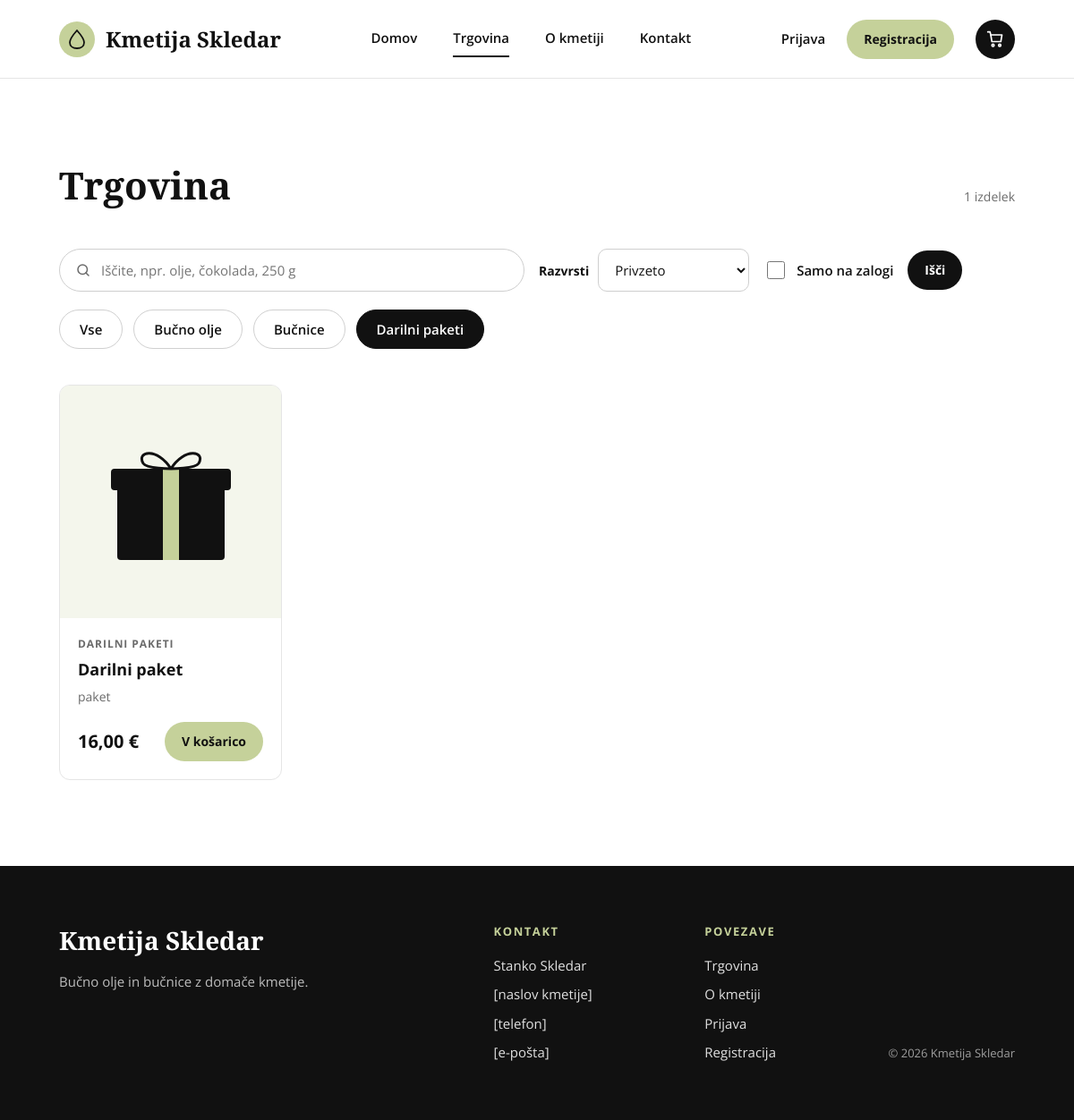
Page /trgovina.php?kategorija=3 on the committed database.
### tables this page shows
CREATE TABLE categories (
    id_category  INT AUTO_INCREMENT PRIMARY KEY,
    name         VARCHAR(50) NOT NULL,
    description  TEXT
);

CREATE TABLE products (
    id_product   INT AUTO_INCREMENT PRIMARY KEY,
    id_category  INT NOT NULL,
    name         VARCHAR(100) NOT NULL,
    description  TEXT,
    price        DECIMAL(8,2) NOT NULL CHECK (price >= 0),
    packaging    VARCHAR(30)  NOT NULL,           
    stock        INT NOT NULL DEFAULT 0 CHECK (stock >= 0),
    image        VARCHAR(255),                    
    active       TINYINT(1) NOT NULL DEFAULT 1,   
    featured     TINYINT(1) NOT NULL DEFAULT 0,   
    created_at   DATETIME NOT NULL DEFAULT CURRENT_TIMESTAMP,
    FOREIGN KEY (id_category) REFERENCES categories(id_category)
);

### includes/auth.php (called while the page is built, shortened)
<?php
function e($value): string
{
    return htmlspecialchars((string) $value, ENT_QUOTES, 'UTF-8');
}
function money($amount): string
{
    return number_format((float) $amount, 2, ',', '.') . ' €';
}
function plural(int $n, string $one, string $two, string $few, string $many): string
{
    $mod = $n % 100;
    $word = $mod === 1 ? $one : ($mod === 2 ? $two : ($mod === 3 || $mod === 4 ? $few : $many));
    return $n . ' ' . $word;
}
function url(string $path = ''): string
{
    return BASE . ltrim($path, '/');
}

### trgovina.php (the view, shortened to what this page needs)
<?php
require_once __DIR__ . '/includes/cart.php';
$q        = is_string($_GET['q'] ?? null) ? trim(mb_substr($_GET['q'], 0, 100)) : '';
$selected = (int) ($_GET['kategorija'] ?? 0);
$onStock  = isset($_GET['na-zalogi']);
$sorts = [
    'privzeto'  => ['Privzeto', 'p.id_category, p.price'],
    'cena-nar'  => ['Cena: od najnižje', 'p.price, p.name'],
    'cena-pad'  => ['Cena: od najvišje', 'p.price DESC, p.name'],
    'ime'       => ['Ime: A–Ž', 'p.name, p.price'],
    'najnovejse' => ['Najnovejše', 'p.created_at DESC, p.id_product DESC'],
];
$sort = is_string($_GET['razvrsti'] ?? null) && isset($sorts[$_GET['razvrsti']]) ? $_GET['razvrsti'] : 'privzeto';
$where  = ['p.active = 1'];
$params = [];
if ($selected) {
    $where[]  = 'p.id_category = ?';
    $params[] = $selected;
}
$stmt = $pdo->prepare(
    'SELECT p.id_product, p.id_category, p.name, p.packaging, p.price, p.stock, p.image, c.name AS category
     FROM products p JOIN categories c ON c.id_category = p.id_category
     WHERE ' . implode(' AND ', $where) . '
     ORDER BY ' . $sorts[$sort][1]
);
$stmt->execute($params);
$products = $stmt->fetchAll();
$categories = $pdo->query('SELECT id_category, name FROM categories ORDER BY id_category')->fetchAll();
function shop_url(array $change): string
{
    $params = array_filter(array_merge($_GET, $change), fn($v) => $v !== null && $v !== '' && $v !== 0);
    return url('trgovina.php' . ($params ? '?' . http_build_query($params) : ''));
}
require __DIR__ . '/includes/header.php';
?>
<main class="section">
    <div class="section-head">
        <h1>Trgovina</h1>
        <span class="product-pack" role="status"><?= plural(count($products), 'izdelek', 'izdelka', 'izdelki', 'izdelkov') ?></span>
    </div>
    <form method="get" action="<?= url('trgovina.php') ?>" class="shop-tools" role="search">
        <div class="search-box">
            <input type="search" id="q" name="q" value="<?= e($q) ?>" placeholder="Iščite, npr. olje, čokolada, 250 g" maxlength="100">
        </div>
        <div class="field-inline">
            <label for="razvrsti">Razvrsti</label>
            <select id="razvrsti" name="razvrsti">
                <?php foreach ($sorts as $key => [$label]): ?>
                    <option value="<?= $key ?>" <?= $key === $sort ? 'selected' : '' ?>><?= $label ?></option>
                <?php endforeach; ?>
            </select>
        </div>
        <label class="check">
            <input type="checkbox" name="na-zalogi" value="1" <?= $onStock ? 'checked' : '' ?>> Samo na zalogi
        </label>
        <button type="submit" class="btn btn-black btn-sm">Išči</button>
    </form>
    <nav class="filters" aria-label="Kategorije">
        <a class="pill" href="<?= shop_url(['kategorija' => null]) ?>" <?= $selected === 0 ? 'aria-current="true"' : '' ?>>Vse</a>
        <?php foreach ($categories as $c): ?>
            <a class="pill" href="<?= shop_url(['kategorija' => (int) $c['id_category']]) ?>"
               <?= $selected === (int) $c['id_category'] ? 'aria-current="true"' : '' ?>><?= e($c['name']) ?></a>
        <?php endforeach; ?>
    </nav>
    <?php if ($products): ?>
        <div class="product-grid">
            <?php foreach ($products as $p): ?>
                <?php include __DIR__ . '/includes/product_card.php'; ?>
            <?php endforeach; ?>
        </div>
    <?php endif; ?>
</main>
<?php require __DIR__ . '/includes/footer.php'; ?>

### includes/ikone.php (shortened to what this page needs)
<?php
function logo_mark(): string
{
    return '<span class="logo-mark"><svg width="18" height="22" viewBox="0 0 18 22" fill="none" stroke="#111" stroke-width="1.8" aria-hidden="true">'
        . '<path d="M9 1C9 1 1 10 1 14.5C1 18.6 4.6 21 9 21C13.4 21 17 18.6 17 14.5C17 10 9 1 9 1Z"/></svg></span>';
}

### includes/product_card.php (shortened to what this page needs)
<article class="product-card">
    <a href="<?= url('izdelek.php?id=' . $p['id_product']) ?>" class="product-img" tabindex="-1" aria-hidden="true"><?= product_image($p) ?></a>
    <div class="product-body">
        <div class="product-cat"><?= e($p['category']) ?></div>
        <a href="<?= url('izdelek.php?id=' . $p['id_product']) ?>" class="product-name"><?= e($p['name']) ?></a>
        <div class="product-pack"><?= e($p['packaging']) ?></div>
        <div class="product-foot">
            <span class="price"><?= money($p['price']) ?></span>
            <?= add_to_cart_form($p) ?>
        </div>
    </div>
</article>

### includes/cart.php (shortened to what this page needs)
<?php
require_once __DIR__ . '/auth.php';
function add_to_cart_form(array $p, bool $withQty = false): string
{
    $html = '<form method="post" action="' . url('kosarica.php') . '" class="add-form" novalidate>'
        . csrf_field()
        . '<input type="hidden" name="action" value="add">'
        . '<input type="hidden" name="id" value="' . (int) $p['id_product'] . '">'
        . '<input type="hidden" name="back" value="' . e($_SERVER['REQUEST_URI']) . '">';
    return $html . '<button type="submit" class="btn btn-green' . ($withQty ? '' : ' btn-sm') . '">V košarico</button></form>';
}

### assets/css/style.css (style rules this page uses)
:root { --black: #111111; --white: #ffffff; --green: #C5D19A; --green-dark: #7F8F4A; --green-tint: #F4F6EC; --green-tint-2: #E4E9CF; --line: #E5E5E5; --line-strong: #CFCFCF; --text-2: #444444; --muted: #6B6B6B; --error: #A12622; --error-bg: #FBEAEA; --ok-text: #3E4A1C; --ok-bg: #E8EDD3; --radius: 12px; --pill: 999px; --serif: 'Playfair Display', Georgia, serif; --sans: 'Open Sans', system-ui, sans-serif; --pad-x: clamp(20px, 5.5vw, 80px); }
*, *::before, *::after { box-sizing: border-box; }
body { margin: 0; font-family: var(--sans); color: var(--black); background: var(--white); line-height: 1.5; -webkit-font-smoothing: antialiased; }
a { color: var(--black); text-decoration: none; }
img, svg { display: block; }
h1, h2, h3 { font-family: var(--serif); font-weight: 700; line-height: 1.1; margin: 0; }
.btn { display: inline-flex; align-items: center; justify-content: center; gap: 10px; height: 56px; padding: 0 32px; border-radius: var(--pill); border: 1.5px solid transparent; font: 700 16px/1 var(--sans); cursor: pointer; transition: background-color .15s, color .15s, transform .15s; }
.btn-green { background: var(--green); color: var(--black); }
.btn-black { background: var(--black); color: var(--white); }
.btn-sm { height: 44px; padding: 0 18px; font-size: 14px; }
.logo-mark { width: 40px; height: 40px; border-radius: 50%; background: var(--green); display: flex; align-items: center; justify-content: center; flex-shrink: 0; }
.section { padding: 96px var(--pad-x); }
.section-head { display: flex; align-items: flex-end; justify-content: space-between; gap: 24px; margin-bottom: 48px; }
.section-head h1, .section-head h2 { font-size: clamp(36px, 3.5vw, 56px); }
.product-grid { display: grid; grid-template-columns: repeat(4, minmax(0, 1fr)); gap: 24px; }
.product-card { border: 1px solid var(--line); border-radius: var(--radius); overflow: hidden; display: flex; flex-direction: column; background: var(--white); transition: border-color .2s, transform .2s; }
.product-img { height: 260px; background: var(--green-tint); display: flex; align-items: center; justify-content: center; }
.product-body { padding: 20px; display: flex; flex-direction: column; gap: 6px; flex-grow: 1; }
.product-cat { font-size: 12px; font-weight: 700; letter-spacing: .08em; text-transform: uppercase; color: var(--muted); }
.product-name { font-size: 18px; font-weight: 700; }
.product-pack { font-size: 14px; color: var(--muted); }
.product-foot { display: flex; align-items: center; justify-content: space-between; margin-top: auto; padding-top: 12px; }
.price { font-size: 20px; font-weight: 700; }
a.product-name { color: var(--black); }
.add-form { display: flex; gap: 10px; align-items: center; margin: 0; }
.shop-tools { display: flex; flex-wrap: wrap; gap: 16px; align-items: center; margin-bottom: 20px; }
.search-box { position: relative; flex: 1 1 320px; max-width: 520px; }
.search-box input { width: 100%; height: 48px; padding: 0 18px 0 46px; border: 1.5px solid var(--line-strong); border-radius: var(--pill); font: 400 15px var(--sans); background: var(--white); }
.field-inline { display: flex; align-items: center; gap: 10px; font-size: 14px; font-weight: 700; }
.field-inline select { height: 48px; padding: 0 14px; border: 1.5px solid var(--line-strong); border-radius: 10px; font: 400 15px var(--sans); background: var(--white); color: var(--black); }
.filters { display: flex; flex-wrap: wrap; gap: 12px; margin-bottom: 40px; }
.pill { height: 44px; padding: 0 22px; border-radius: var(--pill); border: 1.5px solid #D0D0D0; display: inline-flex; align-items: center; font-size: 15px; font-weight: 600; }
.pill[aria-current="true"] { background: var(--black); border-color: var(--black); color: var(--white); }
.check { display: flex; align-items: center; gap: 10px; font-size: 15px; font-weight: 600; cursor: pointer; }
.check input { width: 20px; height: 20px; accent-color: var(--green-dark); }

### rows in the picture
categories: name "Bučno olje"
categories: name "Bučnice"
categories: name "Darilni paketi"
products: id_category.name "DARILNI PAKETI", name "Darilni paket", packaging "paket", price "16,00 €"

### other values in the picture
plural(count($products), 'izdelek', 'izdelka', 'izdelki', 'izdelkov') "1 izdelek"
form field razvrsti "Privzeto"
